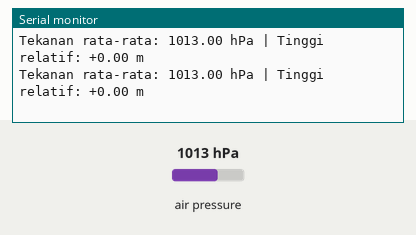
Recording of a sketch running on a simulated ESP32. On the bench: the last lines printed to the serial monitor. The inputs (shaded band) are chosen by the test bench; at power-on: air pressure 1013 hPa.

Above: at 2.2 s.
2.3 s: air pressure set to 952 hPa
At 2.81 s:
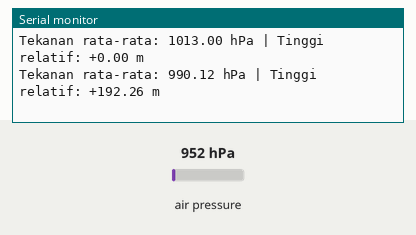
3.8 s: air pressure set to 975 hPa
At 4.31 s:
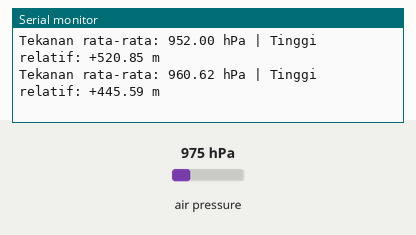
Timing chart, 0 to 6.8 s (numbered marks = the images above; inputs shaded):
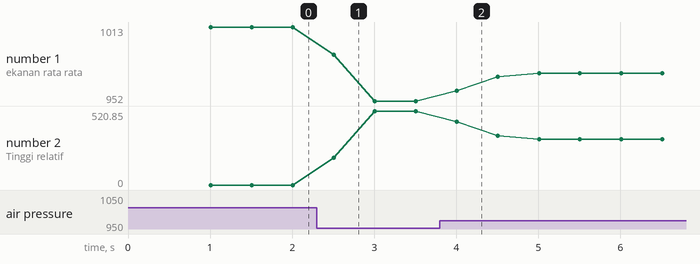

The sketch:

p5_altimeter_relatif.ino
```cpp
/*
 * BAB 28 - Program 5: Altimeter Relatif
 * Saat program mulai, tekanan di tempat itu dicatat sebagai "titik nol".
 * Setelah itu, setiap 0,5 detik program menampilkan perubahan tinggi (meter)
 * terhadap titik nol. Tekan tombol EN untuk menentukan titik nol yang baru.
 *
 * Rangkaian: tidak perlu kabel. BMP180 tersambung ke
 * IO21 (SDA) dan IO22 (SCL) lewat jumper cap di kit.
 * Library: Adafruit BMP085 Library (by Adafruit)
 */

#include <Wire.h>
#include <Adafruit_BMP085.h>

#define PIN_SDA 21
#define PIN_SCL 22
#define ALAMAT_BMP180 0x77

const int JUMLAH_RATA = 8;              // banyaknya bacaan terakhir yang dirata-rata
const unsigned long JEDA_BACA = 100;    // ambil satu bacaan setiap 100 ms
const unsigned long JEDA_TAMPIL = 500;  // tampilkan hasil setiap 500 ms

Adafruit_BMP085 bmp;

float daftarBacaan[JUMLAH_RATA];  // bacaan-bacaan terakhir (Pa)
int posisi = 0;                   // tempat menyimpan bacaan berikutnya
float tekananNol = 0;             // tekanan di titik nol (Pa)
bool sensorBermasalah = false;    // true kalau bacaan terakhir gagal

unsigned long waktuBacaTerakhir = 0;
unsigned long waktuTampilTerakhir = 0;

// Rumus barometrik (sama seperti Program 3)
float hitungKetinggian(float p, float p0) {
  return 44330.0 * (1.0 - pow(p / p0, 0.1903));
}

// Membaca tekanan dengan pemeriksaan. Hasil: true kalau bacaan bisa dipercaya.
bool bacaTekanan(float &hasilPa) {
  Wire.beginTransmission(ALAMAT_BMP180);  // apakah BMP180 masih menjawab?
  if (Wire.endTransmission() != 0) {
    return false;
  }
  int32_t p = bmp.readPressure();
  if (p < 30000 || p > 110000) {  // di luar rentang BMP180 (300-1100 hPa)
    return false;
  }
  hasilPa = p;
  return true;
}

// Rata-rata semua bacaan yang tersimpan di daftarBacaan
float rataRataBacaan() {
  float jumlah = 0;
  for (int i = 0; i < JUMLAH_RATA; i++) {
    jumlah += daftarBacaan[i];
  }
  return jumlah / JUMLAH_RATA;
}

void setup() {
  Serial.begin(115200);
  delay(1000);  // beri waktu Serial Monitor tersambung
  Wire.begin(PIN_SDA, PIN_SCL);

  Serial.println("BAB 28 - Program 5: Altimeter Relatif");
  if (!bmp.begin(BMP085_ULTRAHIGHRES)) {  // mode paling halus
    Serial.println("BMP180 tidak ditemukan! Jalankan Program 1 untuk memeriksa.");
    while (true) {
      delay(1000);  // berhenti di sini
    }
  }

  // Titik nol = rata-rata 20 bacaan (sekitar 0,6 detik)
  Serial.println("Menentukan titik nol... jangan gerakkan kit.");
  float jumlah = 0;
  for (int i = 0; i < 20; i++) {
    jumlah += bmp.readPressure();
  }
  tekananNol = jumlah / 20;

  for (int i = 0; i < JUMLAH_RATA; i++) {
    daftarBacaan[i] = tekananNol;  // isi awal supaya rata-ratanya langsung masuk akal
  }
  Serial.printf("Titik nol: %.2f hPa. Sekarang coba naikkan atau turunkan kit.\n",
                tekananNol / 100.0);
}

void loop() {
  unsigned long sekarang = millis();

  // Tugas 1: ambil satu bacaan tekanan setiap JEDA_BACA ms
  if (sekarang - waktuBacaTerakhir >= JEDA_BACA) {
    waktuBacaTerakhir = sekarang;
    float p;
    if (bacaTekanan(p)) {
      daftarBacaan[posisi] = p;             // ganti bacaan yang paling lama
      posisi = (posisi + 1) % JUMLAH_RATA;  // 0, 1, ..., 7, lalu kembali ke 0
      sensorBermasalah = false;
    } else {
      sensorBermasalah = true;
    }
  }

  // Tugas 2: tampilkan hasil setiap JEDA_TAMPIL ms
  if (sekarang - waktuTampilTerakhir >= JEDA_TAMPIL) {
    waktuTampilTerakhir = sekarang;
    if (sensorBermasalah) {
      Serial.println("BMP180 tidak terbaca! Periksa jumper cap-nya.");
      return;
    }
    float tekananRata = rataRataBacaan();
    float tinggi = hitungKetinggian(tekananRata, tekananNol);  // p0 = tekanan titik nol
    Serial.printf("Tekanan rata-rata: %.2f hPa | Tinggi relatif: %+.2f m\n",
                  tekananRata / 100.0, tinggi);
  }
}
```

Measured:
- after the input at 2.3 s, the serial monitor: prints a new line after 0.21 s (image 1)
- after the input at 3.8 s, the serial monitor: prints a new line after 0.21 s (image 2)
- plotted number 1: 1013 → 952 after the input at 2.3 s, 952 → 975 after the input at 3.8 s
- plotted number 2: 0 → 520.85 after the input at 2.3 s, 520.85 → 321.37 after the input at 3.8 s
